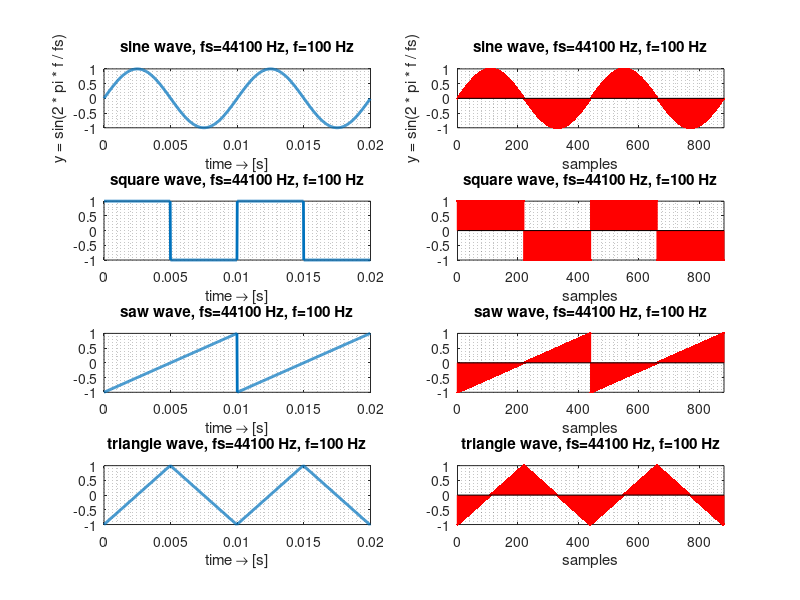

The MATLAB source for this figure:
# Basic waveform generator functions

format compact; format long g; close all; clear all; clc;

# sampling frequency in Hz
fs = 44.1e3

% signal frequency in Hz
f = 100

# signal period in samples
T = 1/f*fs

# signal period in s
Ts = 1/fs

# amplitude
A = 0.1;

# plotting
rows = 4;
cols = 2;
index = 0;
window = T*2

# SINE WAVE GENERATOR
x = 0:fs;
x_t = x*Ts;
y = A * sin(2 * pi * f * x / fs);
audiowrite('sine.wav', y, fs);

figure(1, 'name', 'basic wave forms ("continuous" vs. sampled")', 'position', [0, 0, 1910, 1000]);
subplot(rows, cols, ++index);
plot(x_t(1:window), y(1:window) / A, 'linewidth', 2), grid minor;
title(sprintf('sine wave, fs=%d Hz, f=%d Hz', fs, f));
xlabel('time \rightarrow [s]');
ylabel('y = sin(2 * pi * f / fs)');

subplot(rows, cols, ++index);
stem(x(1:window), y(1:window) / A, '.r', 'linewidth', 1), grid minor;
title(sprintf('sine wave, fs=%d Hz, f=%d Hz', fs, f));
xlabel('samples');
xlim([0 window]);
ylabel('y = sin(2 * pi * f / fs)');

# --------------------------------------

# SQUARE WAVE GENERATOR

waveform = [ones(1, floor(T/2)) -1*ones(1, ceil(T/2))];
y = repmat(A * waveform, 1, 1000);
audiowrite('square.wav', y, fs);

subplot(rows, cols, ++index);
plot(x_t(1:window), y(1:window) / A, 'linewidth', 2), grid minor;
title(sprintf('square wave, fs=%d Hz, f=%d Hz', fs, f));
xlabel('time \rightarrow [s]');

subplot(rows, cols, ++index);
stem(x(1:window), y(1:window) / A, '.r', 'linewidth', 1), grid minor;
title(sprintf('square wave, fs=%d Hz, f=%d Hz', fs, f));
xlabel('samples');
xlim([0 window]);

# --------------------------------------

# SAW WAVE GENERATOR

waveform = linspace(-1, 1, T);
y = repmat(A * waveform, 1, 1000);
audiowrite('saw.wav', y, fs);

subplot(rows, cols, ++index);
plot(x_t(1:window), y(1:window) / A, 'linewidth', 2), grid minor;
title(sprintf('saw wave, fs=%d Hz, f=%d Hz', fs, f));
xlabel('time \rightarrow [s]');

subplot(rows, cols, ++index);
stem(x(1:window), y(1:window) / A, '.r', 'linewidth', 1), grid minor;
title(sprintf('saw wave, fs=%d Hz, f=%d Hz', fs, f));
xlabel('samples');
xlim([0 window]);

# --------------------------------------

# TRIANGLE WAVE GENERATOR

waveform = [linspace(-1, 1, T/2) linspace(1, -1, T/2)];
y = repmat(A * waveform, 1, 1000);
audiowrite('tringle.wav', y, fs);

subplot(rows, cols, ++index);
plot(x_t(1:window), y(1:window) / A, 'linewidth', 2), grid minor;
title(sprintf('triangle wave, fs=%d Hz, f=%d Hz', fs, f));
xlabel('time \rightarrow [s]');

subplot(rows, cols, ++index);
stem(x(1:window), y(1:window) / A, '.r', 'linewidth', 1), grid minor;
title(sprintf('triangle wave, fs=%d Hz, f=%d Hz', fs, f));
xlabel('samples');
xlim([0 window]);
